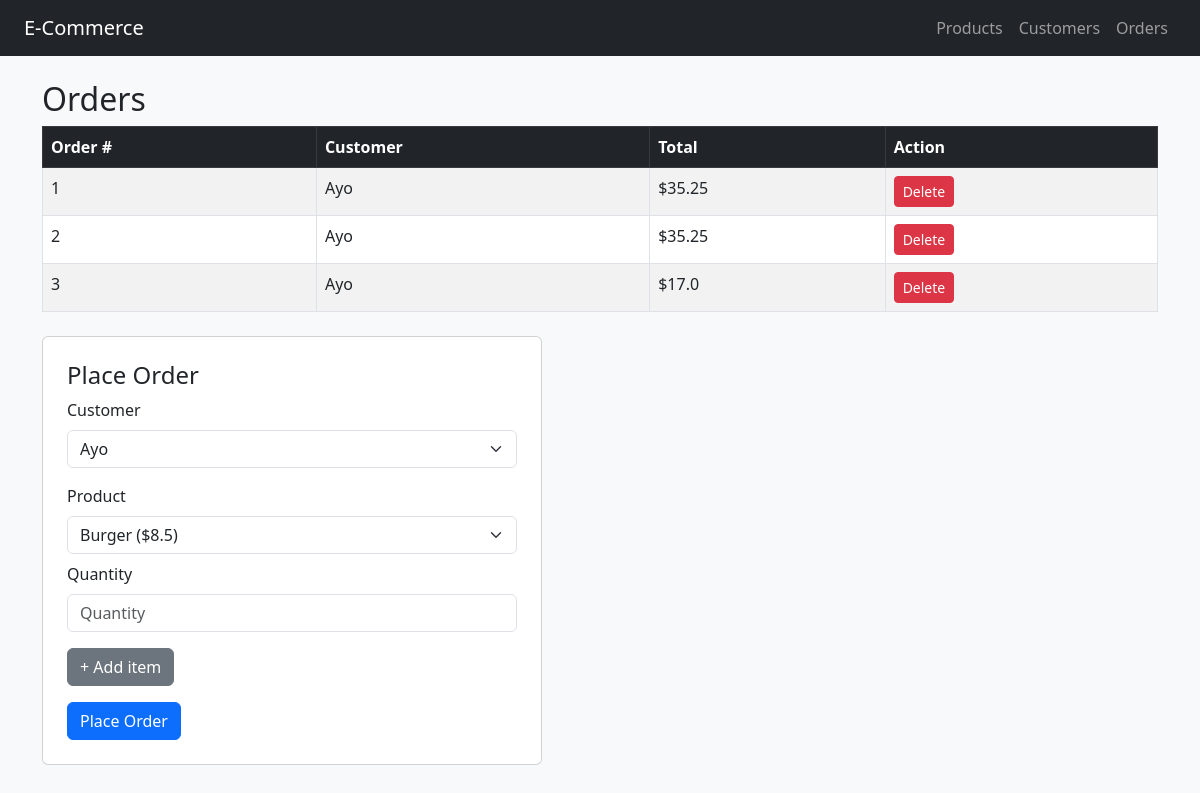
The page /orders on the database as committed earlier.
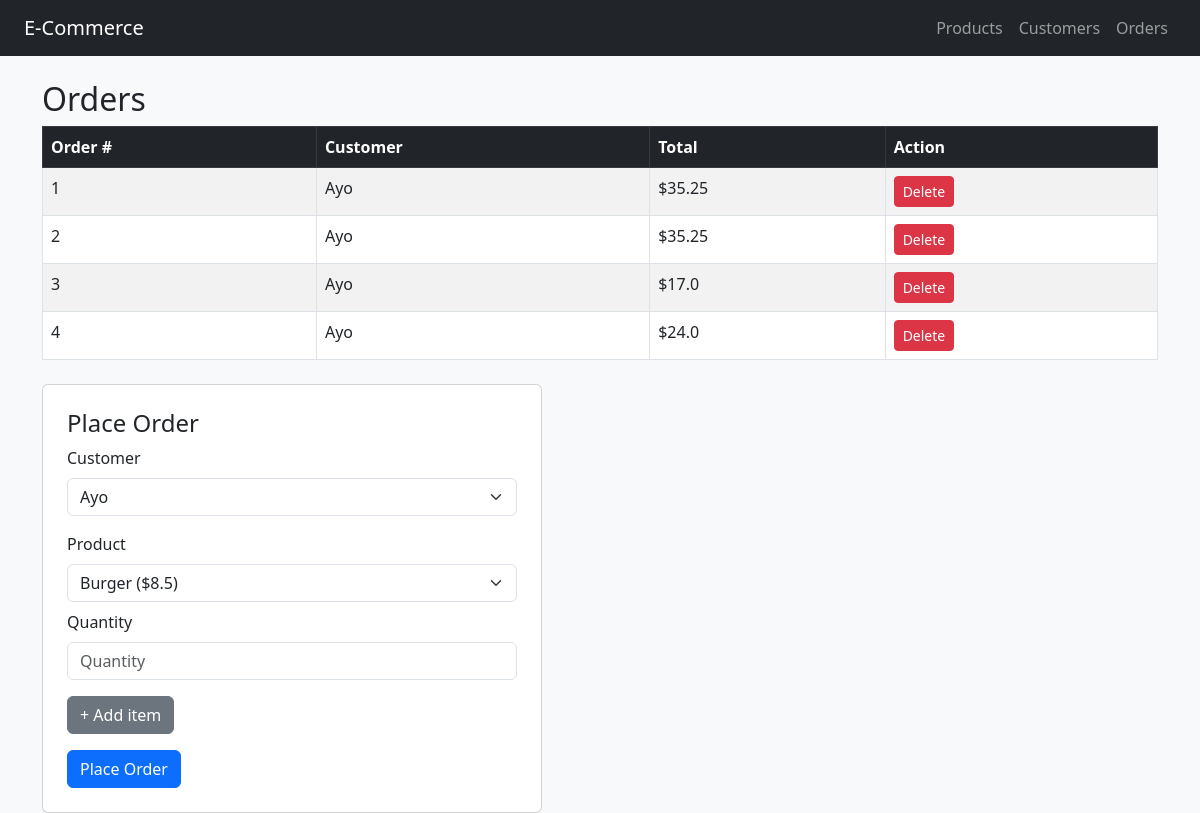
The same page on the database as committed later.
### tables this page shows
CREATE TABLE orders (
        id INTEGER PRIMARY KEY AUTOINCREMENT,
        customer_id INTEGER NOT NULL,
        FOREIGN KEY (customer_id) REFERENCES customers(id)
    );

### app.py (the view)
@app.route('/orders', methods=['GET'])
def get_orders():
    conn = get_db()
    orders = conn.execute('''
        SELECT orders.id, customers.name as customer_name,
               SUM(order_items.qty * products.price) as total
        FROM orders
        JOIN customers ON orders.customer_id = customers.id
        JOIN order_items ON order_items.order_id = orders.id
        JOIN products ON order_items.product_id = products.id
        GROUP BY orders.id
    ''').fetchall()
    products = conn.execute('SELECT * FROM products').fetchall()
    customers = conn.execute('SELECT * FROM customers').fetchall()
    conn.close()
    return render_template('orders.html', orders=orders, products=products, customers=customers)

### app.py (called while the page is built)
def get_db():
    conn = sqlite3.connect('database.db')
    conn.row_factory = sqlite3.Row
    return conn

### templates/orders.html (shortened to what this page needs)
{% extends "base.html" %}
{% block content %}
    <h2>Orders</h2>
    {% if orders %}
        <table class="table table-striped table-bordered">
            <thead class="table-dark">
                <tr>
                    <th>Order #</th>
                    <th>Customer</th>
                    <th>Total</th>
                    <th>Action</th>
                </tr>
            </thead>
            <tbody>
                {% for o in orders %}
                <tr>
                    <td>{{ o.id }}</td>
                    <td>{{ o.customer_name }}</td>
                    <td>${{ o.total | round(2) }}</td>
                    <td>
                        <form method="POST" action="/orders/delete/{{ o.id }}">
                            <button type="submit" class="btn btn-danger btn-sm">Delete</button>
                        </form>
                    </td>
                </tr>
                {% endfor %}
            </tbody>
        </table>
    {% else %}
        <p class="text-muted">No orders yet.</p>
    {% endif %}
    <div class="card mt-4 p-4" style="max-width: 500px;">
        <h4>Place Order</h4>
        <form method="POST" action="/orders">
            <div class="mb-3">
                <label class="form-label">Customer</label>
                <select class="form-select" name="customer_id">
                    {% for c in customers %}
                        <option value="{{ c.id }}">{{ c.name }}</option>
                    {% endfor %}
                </select>
            </div>
            <div id="items">
                <div class="item-row mb-3">
                    <label class="form-label">Product</label>
                    <select class="form-select" name="product_id">
                        {% for p in products %}
                            <option value="{{ p.id }}">{{ p.name }} (${{ p.price | round(2) }})</option>
                        {% endfor %}
                    </select>
                    <label class="form-label mt-2">Quantity</label>
                    <input class="form-control" name="qty" placeholder="Quantity" required>
                </div>
            </div>
            <button type="button" class="btn btn-secondary mb-3" onclick="addRow()">+ Add item</button><br>
            <button type="submit" class="btn btn-primary">Place Order</button>
        </form>
    </div>
{% endblock %}

Rows that differ between the two databases and show on the page:
added orders: id "4", customer_name "Ayo", total "24.0"
